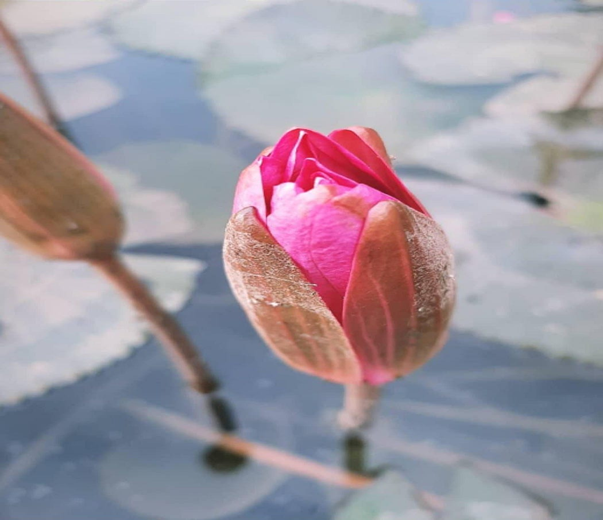
#> input picture Thursday 10:40 - 12:30/E22CSEU0901/LAB 7/flower.png, 603 x 520 px, given in place of flower.jpg, which was not available
$ jupyter execute --allow-errors CSET_340_lab10_1.ipynb   (text cells are left out)
#> lines starting #> are read from the running program, lines starting #| are printed output that depends on the picture; pictures that were not available may be replaced by others from this repository, and a replacement may not be noted
[cell 1]
import os
import cv2
import numpy as np
from skimage import restoration, metrics, color, io, util
from matplotlib import pyplot as plt
from skimage.metrics import peak_signal_noise_ratio, structural_similarity, mean_squared_error

[cell 2]
# Part 1: Image Denoising Methods

def load_grayscale_image(path):
#> called with path = '/content/flower.jpg'
    image = io.imread(path)
#> image is the input picture: shape (520, 603, 4); mean R, G, B, A 160.5, 150.3, 160.9, 255
    return color.rgb2gray(image)
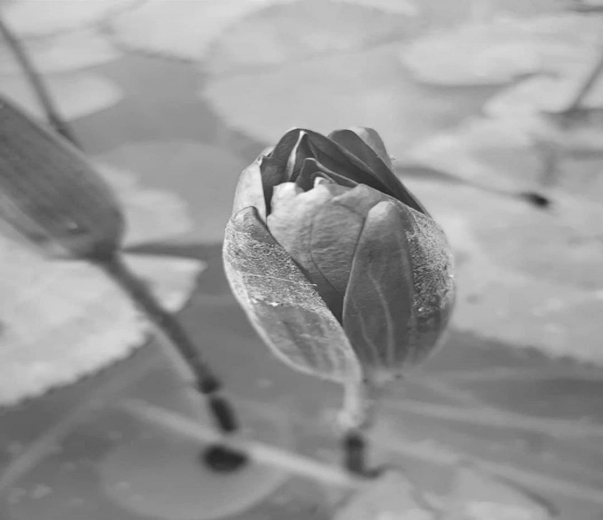
#> returned value: shape (520, 603) float64; min 0.145, max 0.998, mean 0.601

def add_noise(image):
    return util.random_noise(image, mode='gaussian', var=0.01)
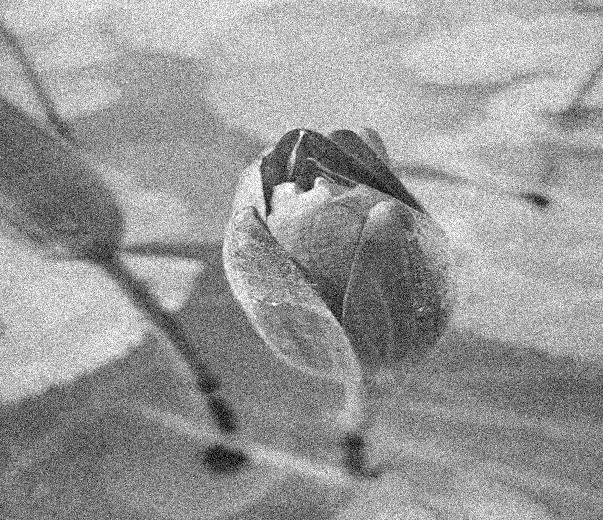
#> returned value: shape (520, 603) float64; min 0, max 1, mean 0.601

def apply_median_filter(image):
    return cv2.medianBlur((image * 255).astype(np.uint8), 3) / 255.0

def apply_wavelet_filter(image):
    return restoration.denoise_wavelet(image, channel_axis=None, rescale_sigma=True)

def evaluate_metrics(original, denoised):
    if original.dtype != denoised.dtype:
        denoised = denoised.astype(original.dtype)

    data_range = 1.0 if original.max() <= 1.0 else 255

    psnr = peak_signal_noise_ratio(original, denoised, data_range=data_range)
    ssim = structural_similarity(original, denoised, data_range=data_range)
    mse = mean_squared_error(original, denoised)

    return psnr, ssim, mse


def run_denoising_pipeline(image_path):
    image = load_grayscale_image(image_path)
    noisy = add_noise(image)

    median = apply_median_filter(noisy)
    wavelet = apply_wavelet_filter(noisy)

    print("\n--- Denoising Evaluation ---")
    for name, denoised in zip(["Median", "Wavelet"], [median, wavelet]):
        mse, psnr, ssim = evaluate_metrics(image, denoised)
        print(f"{name} Filter -> MSE: {mse:.4f}, PSNR: {psnr:.2f}, SSIM: {ssim:.4f}")
#> this loop made 2 passes
#> (name, data_range in evaluate_metrics, psnr, ssim, mse) on passes 1 to 2: ('Median', 1, 0.502, 0.00177, 27.52), ('Wavelet', 1, 0.813, 0.00072, 31.43)
#| Median Filter -> MSE: 27.5166, PSNR: 0.50, SSIM: 0.0018
#| Wavelet Filter -> MSE: 31.4294, PSNR: 0.81, SSIM: 0.0007

    fig, ax = plt.subplots(1, 4, figsize=(15, 5))
    ax[0].imshow(image, cmap='gray')
    ax[0].set_title("Original")
    ax[1].imshow(noisy, cmap='gray')
    ax[1].set_title("Noisy")
    ax[2].imshow(median, cmap='gray')
    ax[2].set_title("Median Denoised")
    ax[3].imshow(wavelet, cmap='gray')
    ax[3].set_title("Wavelet Denoised")
    for a in ax: a.axis("off")
    plt.show()
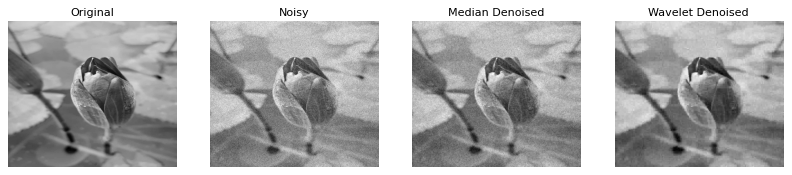
#> figure drawn by matplotlib, 4 panels

if __name__ == "__main__":
    test_image_path = "/content/flower.jpg"
    run_denoising_pipeline(test_image_path)

[cell 3]
# Part 1: Image Denoising Methods

def load_grayscale_image(path):
    image = io.imread(path)
    return color.rgb2gray(image)

def add_noise(image):
    return util.random_noise(image, mode='gaussian', var=0.01)

def apply_median_filter(image):
    return cv2.medianBlur((image * 255).astype(np.uint8), 3) / 255.0

def apply_wavelet_filter(image):
    return restoration.denoise_wavelet(image, channel_axis=None, rescale_sigma=True)

# [11 lines left out: function evaluate_metrics, not called in this run]


def run_denoising_pipeline(image_path):
    image = load_grayscale_image(image_path)
    noisy = add_noise(image)

    median = apply_median_filter(noisy)
    wavelet = apply_wavelet_filter(noisy)

    print("\n--- Denoising Evaluation ---")
    for name, denoised in zip(["Median", "Wavelet"], [median, wavelet]):
        mse, psnr, ssim = evaluate_metrics(image, denoised)
        print(f"{name} Filter -> MSE: {mse:.4f}, PSNR: {psnr:.2f}, SSIM: {ssim:.4f}")

    fig, ax = plt.subplots(1, 4, figsize=(15, 5))
    ax[0].imshow(image, cmap='gray')
    ax[0].set_title("Original")
    ax[1].imshow(noisy, cmap='gray')
    ax[1].set_title("Noisy")
    ax[2].imshow(median, cmap='gray')
    ax[2].set_title("Median Denoised")
    ax[3].imshow(wavelet, cmap='gray')
    ax[3].set_title("Wavelet Denoised")
    for a in ax: a.axis("off")
    plt.show()

# Part 2: Extract Images from Video File

# [66 lines left out: functions extract_frames, process_frames, recreate_video_from_frames, create_collage, not called in this run]

# Main Driver Function

#> (the rest of this cell did not finish here and is left out)

[cell 4]
from PIL import Image

collage = cv2.imread("collage.jpg", cv2.IMREAD_GRAYSCALE)
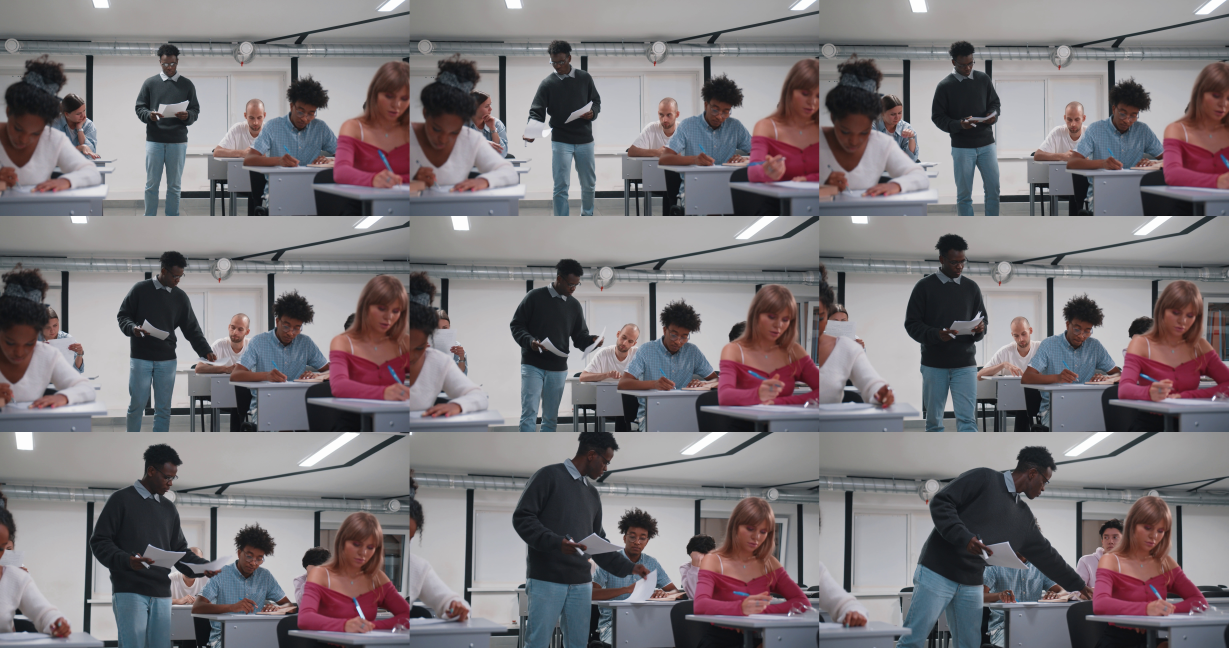
#> input picture Friday 08:30 - 10:30/E22CSEU0921_CV_ LABS/collage.jpg, 6144 x 3240 px, found by its file name (shown at 1/5 size)
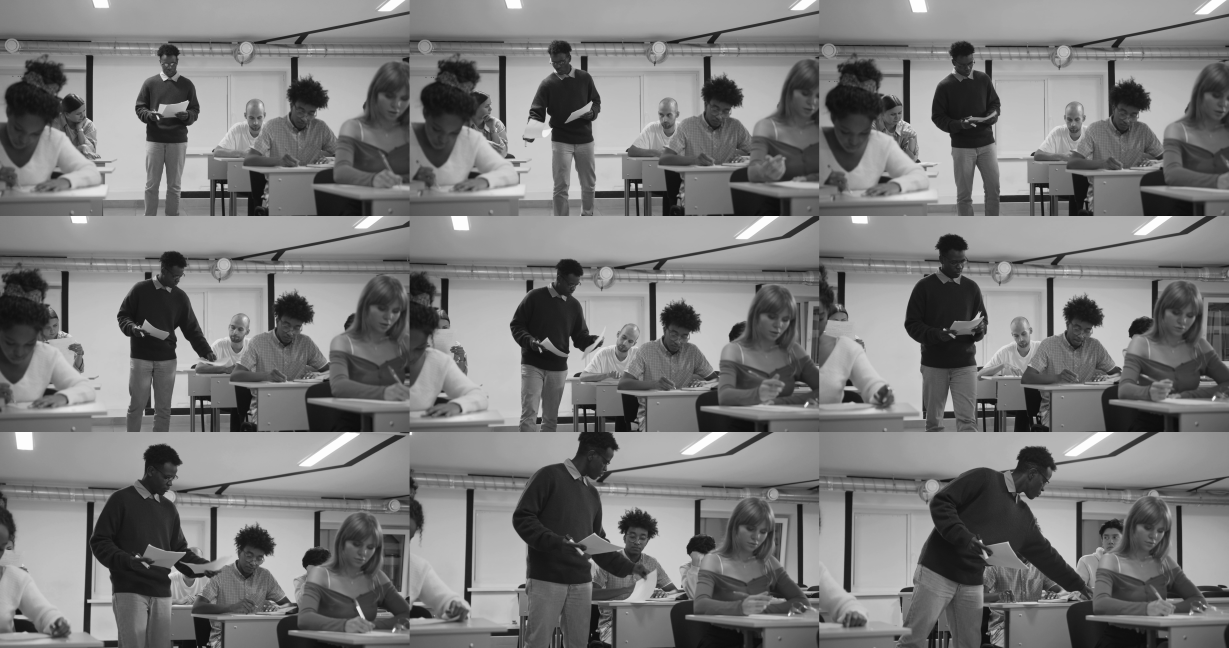
#> collage: shape (3240, 6144) (shown at 1/5 size); min 10, max 255, mean 121.2

original_frame = cv2.imread("frames/frame_0000.jpg", cv2.IMREAD_GRAYSCALE)
adaptive_frame = cv2.imread("/content/processed_frames/adaptive_frame_0000.jpg", cv2.IMREAD_GRAYSCALE)
bitwise_frame = cv2.imread("/content/processed_frames/bitwise_frame_0000.jpg", cv2.IMREAD_GRAYSCALE)
gaussian_frame = cv2.imread("/content/processed_frames/gaussian_frame_0000.jpg", cv2.IMREAD_GRAYSCALE)
canny_frame = cv2.imread("/content/processed_frames/canny_frame_0000.jpg", cv2.IMREAD_GRAYSCALE)

titles = ['Original Frame', 'Adaptive Threshold', 'Bitwise Frame', 'Gaussian Frame', 'Canny Frame', 'Collage']
frames = [original_frame, adaptive_frame, bitwise_frame, gaussian_frame, canny_frame, collage]

fig, axes = plt.subplots(2, 3, figsize=(15, 8))

#> (the rest of this cell did not finish here and is left out)
